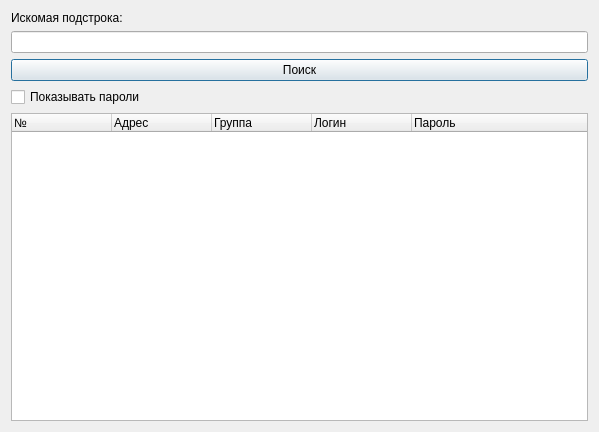
<?xml version="1.0" encoding="UTF-8"?>
<ui version="4.0">
 <class>Dialog</class>
 <widget class="QDialog" name="Dialog">
  <property name="geometry">
   <rect>
    <x>0</x>
    <y>0</y>
    <width>599</width>
    <height>432</height>
   </rect>
  </property>
  <property name="windowTitle">
   <string>Поиск по базе</string>
  </property>
  <layout class="QVBoxLayout" name="verticalLayout">
   <item>
    <widget class="QLabel" name="label">
     <property name="text">
      <string>Искомая подстрока:</string>
     </property>
    </widget>
   </item>
   <item>
    <widget class="QLineEdit" name="string"/>
   </item>
   <item>
    <widget class="QPushButton" name="find">
     <property name="text">
      <string>Поиск</string>
     </property>
    </widget>
   </item>
   <item>
    <widget class="QCheckBox" name="pwd_v">
     <property name="text">
      <string>Показывать пароли</string>
     </property>
    </widget>
   </item>
   <item>
    <widget class="QTreeWidget" name="data">
     <column>
      <property name="text">
       <string>№</string>
      </property>
     </column>
     <column>
      <property name="text">
       <string>Адрес</string>
      </property>
     </column>
     <column>
      <property name="text">
       <string>Группа</string>
      </property>
     </column>
     <column>
      <property name="text">
       <string>Логин</string>
      </property>
     </column>
     <column>
      <property name="text">
       <string>Пароль</string>
      </property>
     </column>
    </widget>
   </item>
  </layout>
 </widget>
 <resources/>
 <connections/>
</ui>
